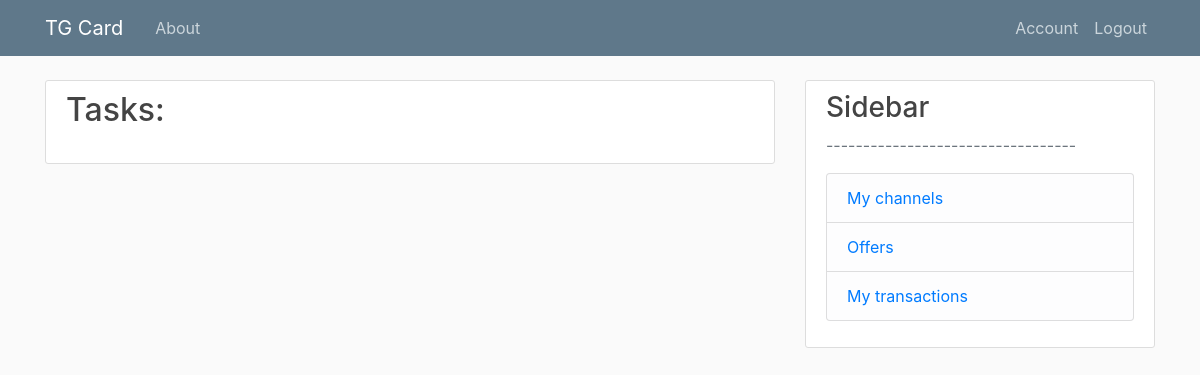
/taskCheck (signed in), run on an earlier commit of the app's database.
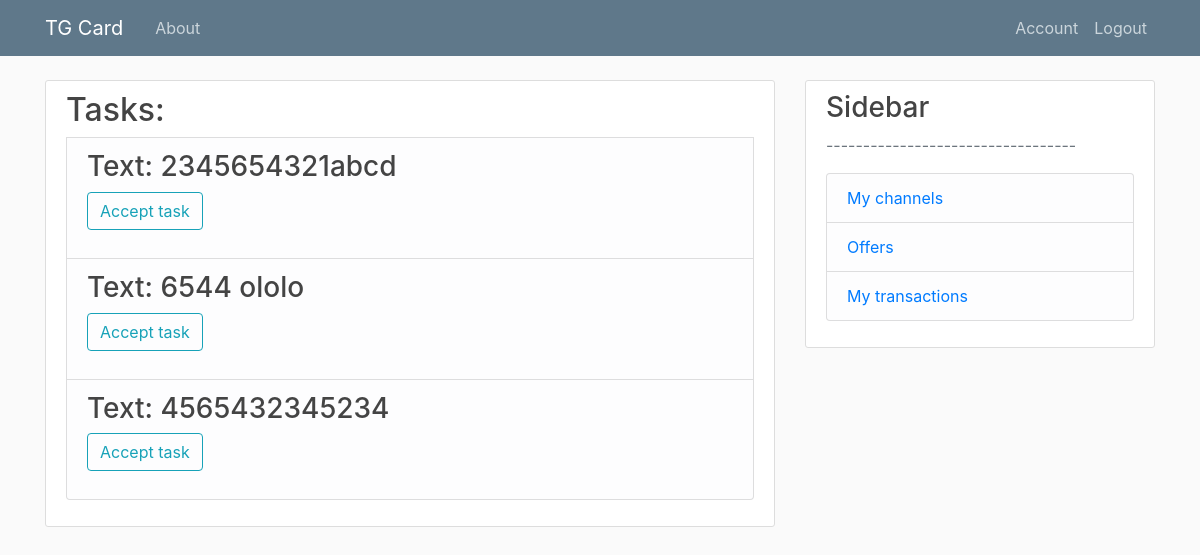
And on a later commit of the database.
### models.py (models this page shows, shortened)
class Task(db.Model):
    id = db.Column(db.Integer, primary_key=True)
    status = db.Column(db.Integer, index=True, default=0) # new \ approved \ queued \ paused \ inactive
    taskType = db.Column(db.String, default=0)
    previevText = db.Column(db.String, index=True, nullable=False)
    affilId = db.Column(db.Integer, db.ForeignKey('user.id'), nullable=False)
    offerId = db.Column(db.Integer, db.ForeignKey('offer.id'), nullable=False)
    message_queues = db.relationship('MessageQueue', backref='task', lazy=True)

### routes.py (the view, shortened to what this page needs)
@app.route("/taskCheck", methods=['GET', 'POST'])
@login_required
def taskCheck():
    tasks = Task.query.filter_by(status=TASK_STATUS['NEW']).all()
    form = TaskCheckForm()
    return render_template('taskCheck.html', title='TaskCheck', form=form, tasks=tasks)
    try:
        emit_task_create.apply_async()
    except Exception as e:
        app.logger.info("task_approve emit_task_create.apply_async:%s" % str(e))

### forms.py
class TaskCheckForm(FlaskForm):
    submit = SubmitField('Accept task')

### models.py (called while the page is built)
@login_manager.user_loader
def load_user(user_id):
    return User.query.get(int(user_id))

### templates/taskCheck.html (shortened to what this page needs)
{% extends "layout.html" %}
{% block content %}
    <div class="content-section">
        <form method="POST" action="">
            <fieldset class="form-group">
    <h2>Tasks: </h2>
    {% for task in tasks %}
    <li class="list-group-item list-group-item-light">
    <table>
        <tr>
                <ul class="list-group">
                    <h3>Text: {{task.previevText}}</h3>
    	            <div class="form-group">
         	        <a href="taskCheck?task_id=<{{task.id}}>">{{ form.submit(class="btn btn-outline-info") }}</a>
    	            </div>
                </ul>
        </tr>
    </table>
    </li>
    {% endfor %}
            </fieldset>
        </form>
    </div>
{% endblock content %}

### templates/layout.html (shortened to what this page needs)
<!DOCTYPE html>
<html>
<head>
    <link rel="stylesheet" href="https://maxcdn.bootstrapcdn.com/bootstrap/4.0.0/css/bootstrap.min.css">
    <link rel="stylesheet" type="text/css" href="{{ url_for('static', filename='main.css') }}">
</head>
<body>
    <header class="site-header">
      <nav class="navbar navbar-expand-md navbar-dark bg-steel fixed-top">
        <div class="container">
          <a class="navbar-brand mr-4" href="/">TG Card</a>
          <div class="collapse navbar-collapse" id="navbarToggle">
            <div class="navbar-nav mr-auto">
              <a class="nav-item nav-link" href="{{ url_for('about') }}">About</a>
            </div>
            <div class="navbar-nav">
              {% if current_user.is_authenticated %}
                <a class="nav-item nav-link" href="{{ url_for('account') }}">Account</a>
                <a class="nav-item nav-link" href="{{ url_for('logout') }}">Logout</a>
              {% else %}
                <a class="nav-item nav-link" href="{{ url_for('login') }}">Login</a>
                <a class="nav-item nav-link" href="{{ url_for('register') }}">Register</a>
              {% endif %}
            </div>
          </div>
        </div>
      </nav>
    </header>
    <main role="main" class="container">
      <div class="row">
        <div class="col-md-8">
          {% block content %}{% endblock %}
        </div>
        {% if current_user.is_authenticated %}
        <div class="col-md-4">
          <div class="content-section">
            <h3>Sidebar</h3>
            <p class='text-muted'>----------------------------------
              <ul class="list-group">
                {% if current_user.role == 'Advertiser' %}
                <li class="list-group-item list-group-item-light">
                    <a href="/offer">My offers</a>
                {% elif current_user.role == 'Affiliate'  %}
                <li class="list-group-item list-group-item-light">
                    <a href="/channel">My channels</a>
                </li>
                {% endif %}
                {% if current_user.role == 'Affiliate' %}
                <li class="list-group-item list-group-item-light">
                    <a href="/offerList">Offers</a></li>
                {% endif %}
                <li class="list-group-item list-group-item-light"><a href="/">My transactions</a></li>
              </ul>
            </p>
          </div>
        </div>
        {% endif %}
      </div>
    </main>
</body>
</html>

### static/main.css (style rules this page uses)
body { background: #fafafa; color: #333333; margin-top: 5rem; }
h1, h2, h3, h4, h5, h6 { color: #444444; }
.bg-steel { background-color: #5f788a; }
.site-header .navbar-nav .nav-link { color: #cbd5db; }
.content-section { background: #ffffff; padding: 10px 20px; border: 1px solid #dddddd; border-radius: 3px; margin-bottom: 20px; }

What changed in the data, as far as the page shows it:
added Task: previevText "2345654321abcd"
added Task: previevText "6544 ololo"
added Task: previevText "4565432345234"
